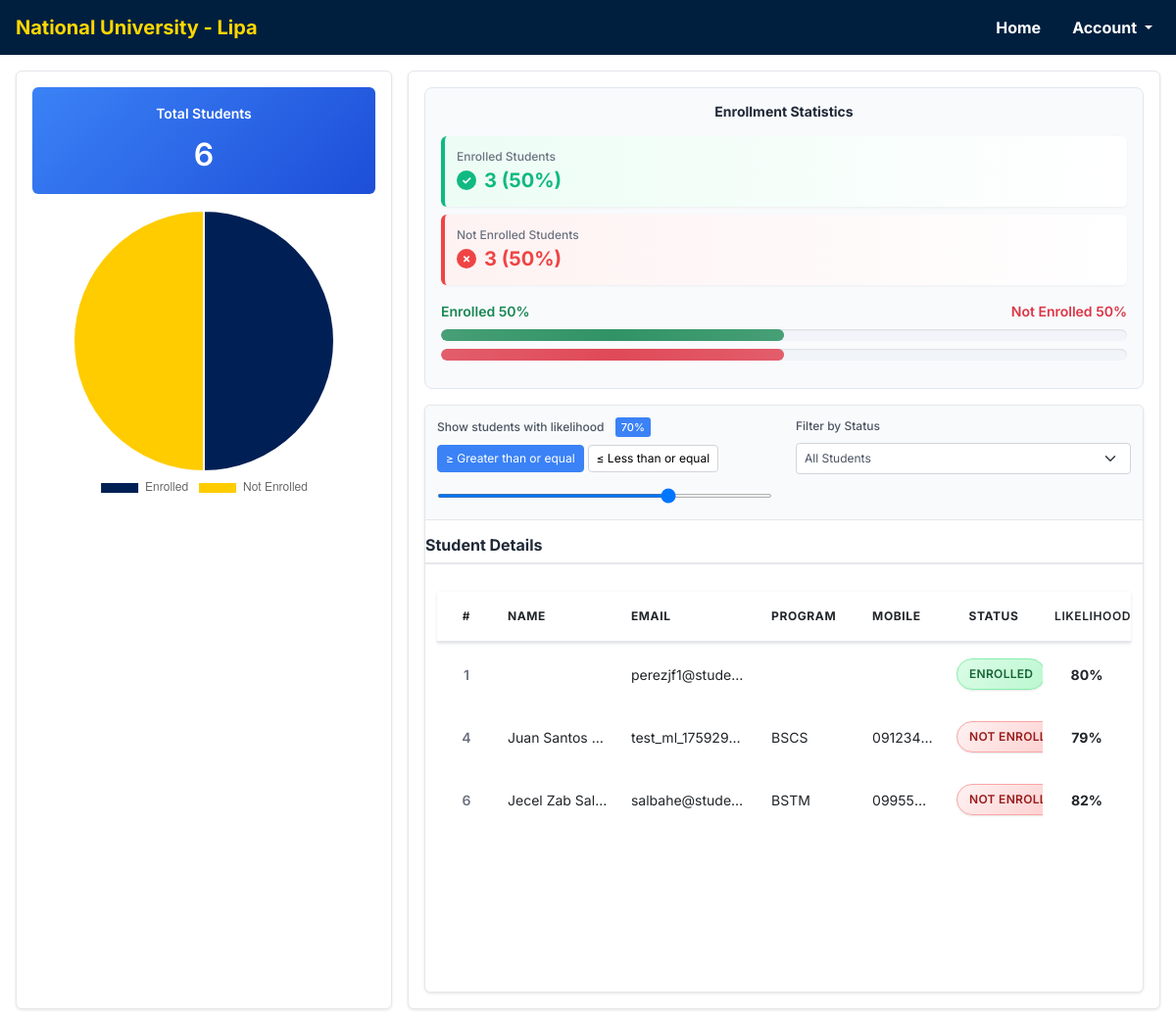
Screenshot of /frontend/enrollee.php with the database file from the repository.
### tables this page shows
CREATE TABLE `user_info` (
  `id` int(11) NOT NULL,
  `user_id` int(11) NOT NULL,
  `firstname` varchar(100) DEFAULT NULL,
  `middlename` varchar(100) DEFAULT NULL,
  `lastname` varchar(100) DEFAULT NULL,
  `mobile` varchar(20) DEFAULT NULL,
  `nationality` varchar(50) DEFAULT NULL,
  `sex` varchar(20) DEFAULT NULL,
  `academic_year` varchar(50) DEFAULT NULL,
  `academic_term` varchar(50) DEFAULT NULL,
  `applying_for` varchar(50) DEFAULT NULL,
  `strand` varchar(255) DEFAULT NULL,
  `program` varchar(255) DEFAULT NULL,
  `second_program` varchar(255) DEFAULT NULL,
  `third_program` varchar(255) DEFAULT NULL,
  `family_income` varchar(100) DEFAULT NULL,
  `father_occupation` varchar(255) DEFAULT NULL,
  `mother_occupation` varchar(255) DEFAULT NULL,
  `birthplace` varchar(255) DEFAULT NULL,
  `city` varchar(255) DEFAULT NULL,
  `province` varchar(255) DEFAULT NULL,
  `current_address` text DEFAULT NULL,
  `photo` varchar(255) NOT NULL,
  `likelihood` int(3) NOT NULL
);

CREATE TABLE `users` (
  `id` int(11) NOT NULL,
  `email` varchar(255) NOT NULL,
  `password` varchar(255) NOT NULL,
  `role` enum('student','admin') DEFAULT 'student',
  `status` varchar(50) DEFAULT 'Not Enroll',
  `created_at` timestamp NOT NULL DEFAULT current_timestamp()
);

### frontend/enrollee.php (the view, shortened to what this page needs)
<?php
include 'connections.php';
$enrolled = $conn->query("SELECT COUNT(*) AS total FROM users WHERE status='Enrolled' AND role='student'")->fetch_assoc()['total'];
$not_enrolled = $conn->query("SELECT COUNT(*) AS total FROM users WHERE status='Not Enrolled' AND role='student'")->fetch_assoc()['total'];
$total_students = $enrolled + $not_enrolled;
$enrolled_percent = $total_students > 0 ? round(($enrolled / $total_students) * 100, 2) : 0;
$not_enrolled_percent = $total_students > 0 ? round(($not_enrolled / $total_students) * 100, 2) : 0;
$students = $conn->query("
    SELECT users.id, users.email, users.status,
           user_info.firstname, user_info.middlename, user_info.lastname,
           user_info.program, user_info.mobile, user_info.nationality, user_info.likelihood
    FROM users
    LEFT JOIN user_info ON users.id = user_info.user_id
    WHERE users.role = 'student'
");
?>
<!DOCTYPE html>
<html lang="en">
<head>
  <link rel="stylesheet" href="style.css">
  <link rel="stylesheet" href="https://cdn.jsdelivr.net/npm/bootstrap@5.3.0/dist/css/bootstrap.min.css">
</head>
<body>
<?php include 'nav.php'; ?>
<div class="dashboard-container">
  <div class="left-panel">
    <div class="card-box">
      <div>Total Students</div>
      <div style="font-size: 32px;"><?php echo $total_students; ?></div>
    </div>
    <div class="chart-container">
      <canvas id="enrollmentChart"></canvas>
    </div>
  </div>
  <div class="right-panel">
    <div class="progress-box">
      <h6 class="fw-bold">Enrollment Statistics</h6>
      <div class="stats-card enrolled">
        <div>
          <div class="stats-label">Enrolled Students</div>
          <div class="stats-value enrolled">
            <span class="stats-icon enrolled">✓</span>
            <?php echo $enrolled; ?> (<?php echo $enrolled_percent; ?>%)
          </div>
        </div>
      </div>
      <div class="stats-card not-enrolled">
        <div>
          <div class="stats-label">Not Enrolled Students</div>
          <div class="stats-value not-enrolled">
            <span class="stats-icon not-enrolled">✗</span>
            <?php echo $not_enrolled; ?> (<?php echo $not_enrolled_percent; ?>%)
          </div>
        </div>
      </div>
      <div style="margin-top: 1rem;">
        <div class="d-flex justify-content-between align-items-center mb-2">
          <span class="text-success fw-semibold" style="font-size: 0.875rem;">Enrolled <?php echo $enrolled_percent; ?>%</span>
          <span class="text-danger fw-semibold" style="font-size: 0.875rem;">Not Enrolled <?php echo $not_enrolled_percent; ?>%</span>
        </div>
        <div class="progress mb-2">
          <div class="progress-bar bg-success" role="progressbar" style="width: <?php echo $enrolled_percent; ?>%"></div>
        </div>
        <div class="progress">
          <div class="progress-bar bg-danger" role="progressbar" style="width: <?php echo $not_enrolled_percent; ?>%"></div>
        </div>
      </div>
    </div>
    <div class="student-table-box">
      <div class="filter-box">
        <div class="row">
          <div class="col-md-6">
            <div class="slider-label">
              Show students with likelihood
              <span class="slider-value" id="minValLabel">70%</span>
            </div>
            <div class="comparison-buttons">
              <button class="comparison-btn active" data-operator="gte">≥ Greater than or equal</button>
              <button class="comparison-btn" data-operator="lte">≤ Less than or equal</button>
            </div>
            <div class="slider-container">
              <input type="range" min="0" max="100" value="70" id="minSlider">
            </div>
          </div>
          <div class="col-md-6">
            <div class="slider-label">Filter by Status</div>
            <select class="form-select" id="statusFilter">
              <option value="all">All Students</option>
            </select>
          </div>
        </div>
      </div>
      <h6 class="fw-bold mt-3 mb-3" style="color: #1f2937; font-size: 1rem; border-bottom: 2px solid #e5e7eb; padding-bottom: 0.5rem;">Student Details</h6>
      <div class="tab-content">
        <table class="table table-bordered table-sm student-table">
          <thead>
            <tr>
              <th>#</th>
              <th>Name</th>
              <th>Email</th>
              <th>Program</th>
              <th>Mobile</th>
              <th>Status</th>
              <th>Likelihood</th>
            </tr>
          </thead>
          <tbody>
            <?php
            if ($students->num_rows > 0) {
                $counter = 1;
                while($row = $students->fetch_assoc()) {
                    $likelihood = isset($row['likelihood']) ? $row['likelihood'] : 0;
                    echo "<tr data-status='".$row['status']."' data-likelihood='$likelihood'>";
                    echo "<td>".$counter++."</td>";
                    $name = $row['firstname'] . ' ' . $row['middlename'] . ' ' . $row['lastname'];
                    echo "<td>".htmlspecialchars($name)."</td>";
                    echo "<td>".htmlspecialchars($row['email'])."</td>";
                    echo "<td>".htmlspecialchars($row['program'])."</td>";
                    echo "<td>".htmlspecialchars($row['mobile'])."</td>";
                    $status_class = $row['status'] == 'Enrolled' ? 'status-enrolled' : 'status-not-enrolled';
                    echo "<td><span class='status-badge $status_class'>".$row['status']."</span></td>";
                    echo "<td>".$likelihood."%</td>";
                    echo "</tr>";
                }
            } else {
                echo "<tr><td colspan='7'>No students found</td></tr>";
            }
            ?>
          </tbody>
        </table>
      </div>
    </div>
  </div>
</div>
<script>
  // Pie chart
  const ctx = document.getElementById('enrollmentChart').getContext('2d');
  new Chart(ctx, {
    type: 'pie',
    data: {
      labels: ['Enrolled', 'Not Enrolled'],
      datasets: [{
        data: [<?php echo $enrolled; ?>, <?php echo $not_enrolled; ?>],
        backgroundColor: ['#001f54', '#ffcc00']
      }]
    },
    options: {
      responsive: true,
      plugins: {
        legend: {
          position: 'bottom'
        }
      }
    }
  });
  // Filter elements
  const minSlider = document.getElementById('minSlider');
  const minValLabel = document.getElementById('minValLabel');
  const statusFilter = document.getElementById('statusFilter');
  const comparisonButtons = document.querySelectorAll('.comparison-btn');
  let currentOperator = 'gte';
  // Handle comparison button clicks
  comparisonButtons.forEach(button => {
    button.addEventListener('click', function() {
      comparisonButtons.forEach(btn => btn.classList.remove('active'));
      this.classList.add('active');
      currentOperator = this.dataset.operator;
      filterStudents();
    });
  });
  function filterStudents() {
    const minVal = parseInt(minSlider.value);
    const statusVal = statusFilter.value;
    minValLabel.textContent = minVal + '%';
    document.querySelectorAll('.student-table tbody tr').forEach(row => {
      const likelihood = parseInt(row.dataset.likelihood);
      const status = row.dataset.status;
      let likelihoodMatch = false;
      if (currentOperator === 'gte') {
        likelihoodMatch = likelihood >= minVal;
      } else if (currentOperator === 'lte') {
        likelihoodMatch = likelihood <= minVal;
      }
      const statusMatch = statusVal === 'all' || status === statusVal;
      row.style.display = (likelihoodMatch && statusMatch) ? '' : 'none';
    });
  }
  minSlider.addEventListener('input', filterStudents);
  statusFilter.addEventListener('change', filterStudents);
  // Initialize with default filter
  filterStudents();
</script>
</body>
</html>

### frontend/style.css (style rules this page uses)
body { background-color: #f8f9fa; font-family: 'Segoe UI', Tahoma, Geneva, Verdana, sans-serif; }
.table thead { background-color: #001f3f; color: #FFD700; }
.table td, .table th { vertical-align: middle; white-space: nowrap; }
body { background-color: #f8f9fa; }

### rows the page displays
user_info: user.email "perezjf1@stude…", user.status "ENROLL…", likelihood "80"
user_info: name "Juan Santos…", user.email "test_ml_175929…", program "BSCS", mobile "091234…", user.status "NOT EN…", likelihood "79"
user_info: name "Jecel Zab Sal…", user.email "salbahe@stude…", program "BSTM", mobile "09955…", user.status "NOT EN…", likelihood "82"

### other values shown
$total_students "6"
$enrolled "3"
$enrolled_percent "50"
$not_enrolled "3"
$not_enrolled_percent "50"
chart data {{ $enrolled }} 3
chart data {{ $not_enrolled }} 3
